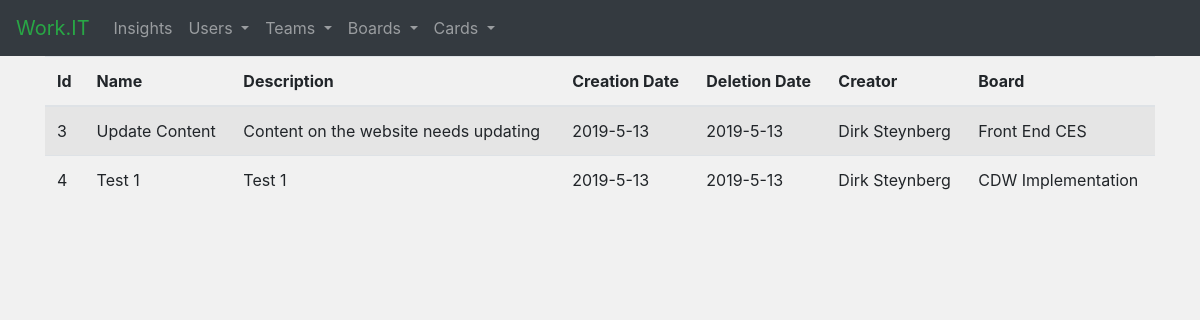
The page /card_archive on the database as committed earlier.
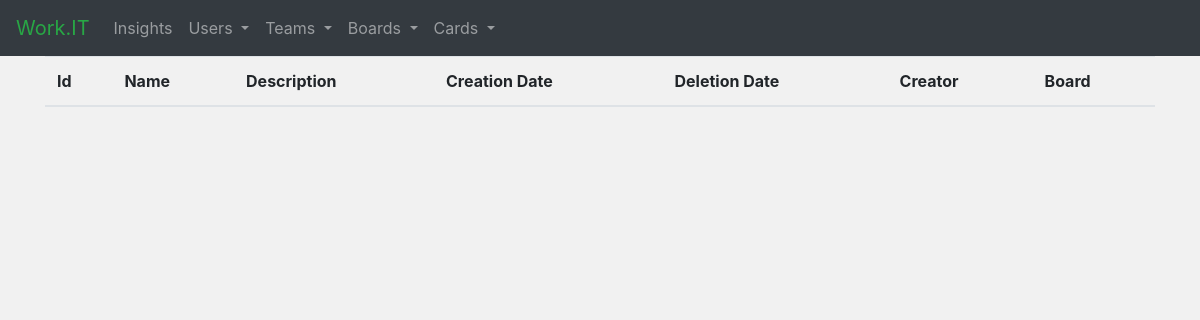
The same page on the database as committed later.
### tables this page shows
CREATE TABLE card_archive(id INTEGER PRIMARY KEY AUTOINCREMENT,name TEXT,description TEXT,creation_date TEXT,closed_date TEXT,creator TEXT,board TEXT);

### app.py (the view)
@app.route('/card_archive')
def card_archive():
    card_arch = get_archive()
    return render_template('card_archive.html', card_arch=card_arch)

### scripts.py (called while the page is built)
def get_archive():
    con_cards = sqlite3.connect("database.db")
    con_cards.row_factory = sqlite3.Row
    cur = con_cards.cursor()
    cur.execute("SELECT * FROM card_archive")
    card_arch = cur.fetchall()
    con_cards.close()
    return card_arch

### templates/card_archive.html (shortened to what this page needs)
{% extends "base.html" %}
{% block head %}
    {{ super() }}
{% endblock %}
{% block content %}
    <table class="table table-striped">
        <thead>
        <tr>
            <th>Id</th>
            <th>Name</th>
            <th>Description</th>
            <th>Creation Date</th>
            <th>Deletion Date</th>
            <th>Creator</th>
            <th>Board</th>
        </tr>
        </thead>
        <tbody>
        {% for card in card_arch %}
            <tr>
                <td>{{ card['id'] }}</td>
                <td>{{ card['name'] }}</td>
                <td>{{ card['description'] }}</td>
                <td>{{ card['creation_date'] }}</td>
                <td>{{ card['closed_date'] }}</td>
                <td>{{ card['creator'] }}</td>
                <td>{{ card['board'] }}</td>
            </tr>
        {% endfor %}
        </tbody>
    </table>
{% endblock %}

Rows that differ between the two databases and show on the page:
removed card_archive: id "3", name "Update Content", description "Content on the website needs updating", creation_date "2019-5-13", closed_date "2019-5-13", creator "Dirk Steynberg", board "Front End CES"
removed card_archive: id "4", name "Test 1", description "Test 1", creation_date "2019-5-13", closed_date "2019-5-13", creator "Dirk Steynberg", board "CDW Implementation"
